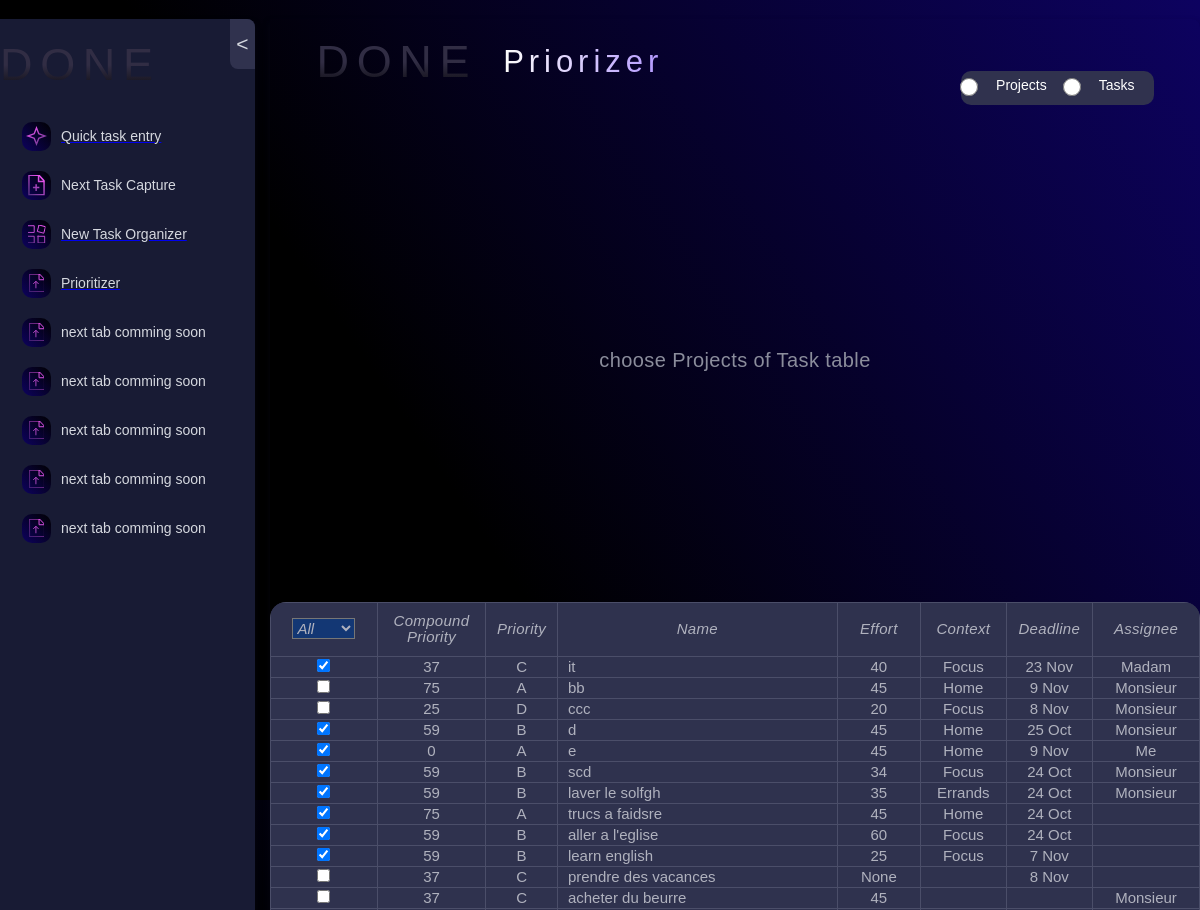
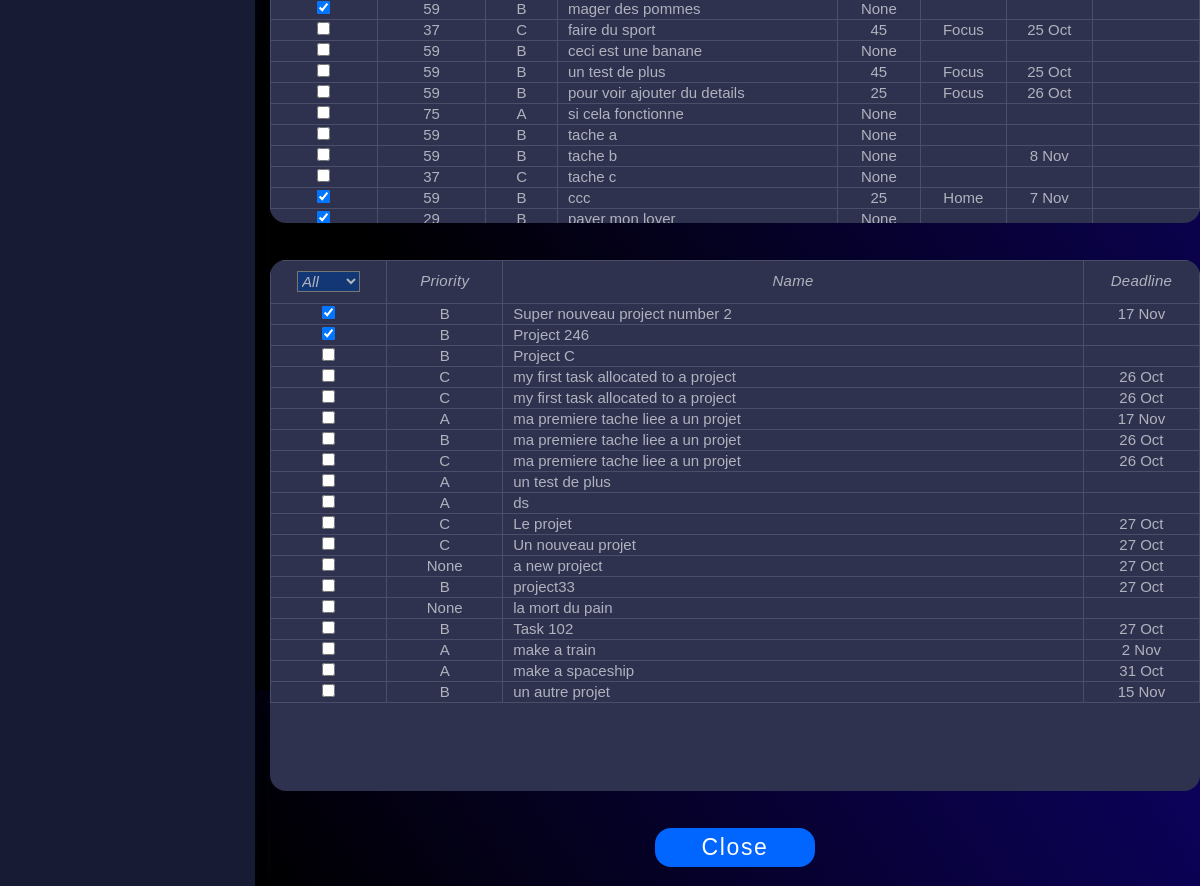
Page /prioritizer/ on the committed database (2 pictures, top to bottom).
### tasks/models.py (models this page shows, shortened)
class Tasks(models.Model):
    PRIORITIES = [
        ("A", "A"),
        ("B", "B"),
        ("C", "C"),
        ("D", "D"),
    ]
    STATUSES = [
        ("Co", "Completed"),
        ("Cn", "Cancelled"),
        ("De", "Delegated"),
        ("Ip", "In Process"),
        ("Ns", "Not Started"),
        ("Wa", "Wait for"),
    ]
    priority = models.CharField(max_length=1, choices=PRIORITIES, null=True, blank=True)
    status = models.CharField(max_length=2, choices=STATUSES, default='Ns')
    complete = models.BooleanField(default=False)
    name = models.CharField(max_length=200)
    deadline = models.DateField(null=True, blank=True)
    context = models.ForeignKey(Context, on_delete=models.CASCADE,null=True, blank=True)
    effort = models.IntegerField(null=True, blank=True)
    assignee = models.ForeignKey(Assignee, on_delete=models.CASCADE, null=True, blank=True)
    parent = models.ForeignKey(Projects, on_delete=models.CASCADE, null=True, blank=True)
    new_task = models.BooleanField(default=True)
    compound_priority = models.IntegerField(null=True, blank=True)

class Context(models.Model):
    name = models.CharField(max_length=20)

class Assignee(models.Model):
    name = models.CharField(max_length=20)

class Projects(models.Model):
    PRIORITIES = [
        ("A", "A"),
        ("B", "B"),
        ("C", "C"),
        ("D", "D"),
    ]
    STATUSES = [
        ("Co", "Completed"),
        ("Cn", "Cancelled"),
        ("De", "Delegated"),
        ("Ip", "In Process"),
        ("Ns", "Not Started"),
        ("Wa", "Wait for"),
    ]
    project_priority = models.CharField(max_length=1, choices=PRIORITIES, null=True, blank=True)
    project_status = models.CharField(max_length=2, choices=STATUSES)
    project_complete = models.BooleanField(default=False)
    project_name = models.CharField(max_length=200)
    project_deadline = models.DateField(null=True, blank=True)

### tasks/views.py (the view)
# urls.py: path('prioritizer/', views.Prioritizer, name="prioritizer"),
def Prioritizer(request):
    all_tasks=Tasks.objects.all()
    all_projects=Projects.objects.all()
    context_options = Context.objects.values_list('name', flat=True)
    context_options_list = list(context_options)
    assignee_options = Assignee.objects.values_list('name', flat=True)
    assignee_options_list = list(assignee_options)
    return render(request,
                "tasks/prioritizer.html",
                {'tasks':all_tasks,
                'projects':all_projects,
                'context_options_list':context_options_list,
                'assignee_options_list':assignee_options_list})

### tasks/templates/tasks/prioritizer.html (shortened to what this page needs)
{% extends 'base.html' %}
{% load static %}
{% block data-wf %}data-wf-page="653fc2444491a35371971509" data-wf-site="652482ea837db348b1939c93"{% endblock data-wf %}
{% load widget_tweaks %}
{% block content %}
  <div class="main-section">
    <div class="form-block-header w-form">
      <form id="wf-form-selector" name="wf-form-selector" data-name="selector" method="post" class="form-2" data-wf-page-id="653fc2444491a35371971509" data-wf-element-id="89f1164f-914e-c1bf-ad36-09a1e20dd3f5">
        <div class="nto-header-div medium">
          <div class="nto-hrd-div centered">
            <div class="nto-hdr">
              <div class="done-logo-small">DONE</div>
              <div class="hdr-2">Priorizer</div>
            </div>
          </div>
          <div class="nto-inpt-slct-div horizontal single-line">
            <label data-w-id="89f1164f-914e-c1bf-ad36-09a1e20dd40a" class="project-radio radio-btn-field w-radio">
              <input type="radio" id="project-radio" name="input-type" value="project" data-name="input type" class="w-form-formradioinput radio-btn w-radio-input">
              <span class="menu-txt w-form-label" for="project-2">Projects</span>
            </label>
            <label data-w-id="89f1164f-914e-c1bf-ad36-09a1e20dd40e" class="task-radio radio-btn-field w-radio">
              <input type="radio" id="task-radio" name="input-type" value="not actionable" data-name="input type" class="w-form-formradioinput radio-btn w-radio-input">
              <span class="radio-button-label w-form-label" for="not-actionable">Tasks</span>
            </label>
          </div>
        </div>
      </form>
    </div>
    <div data-w-id="0ad156d8-e1d7-1bb0-dce7-4d0941c0a634" class="hint-block">
      <div class="project-name">choose Projects of Task table</div>
    </div>
    <div data-w-id="e5de06c0-062f-37c2-782f-937d60c8eb3a" class="tbl-frame">
      <table class="task-table_component">
        <thead class="task-table_head">
          <tr class="task-table_row">
            <th class="tbl-hdr" data-sort="completion" style="width: 110px;">
              <div class="filter-dropdown">
                <select class="filter-select" id="task-completion-filter">
                    <option value="">All</option>
                </select>
              </div>
            </th>
            <th class="tbl-hdr" data-sort="compound" style="width: 110px;">Compound <br>Priority</th>
            <th class="tbl-hdr" data-sort="priority" style="width: 72px;">Priority</th>
            <th class="tbl-hdr" data-sort="name" style="width: 272px;">Name</th>
            <th class="tbl-hdr" data-sort="effort" style="width: 87px;">Effort</th>
            <th class="tbl-hdr" data-sort="context" style="width: 87px;">Context</th>
            <th class="tbl-hdr" data-sort="deadline" style="width: 87px;">Deadline</th>
            <th class="tbl-hdr" data-sort="assignee" style="width: 110px;">Assignee</th>
          </tr>
        </thead>
          {% for task in tasks %}
          <tr class="rendered-row">
              <td class="tbl-cell centered" data-id="{{ task.id }}" data-type="complete">
                {% if task.complete %}
                  <input type="checkbox" class="input-data form-control completion-checkbox" checked>
                {% else %}
                  <input type="checkbox" class="input-data form-control completion-checkbox">
                {% endif %}
              </td>
              <td class="tbl-cell centered" data-id="{{ task.id }}" data-type="compound">{{ task.compound_priority }}</td>
              <td class="priority tbl-cell centered" id="task-priority" data-id="{{ task.id }}" data-type="priority">{{ task.priority }}</td>
              <td class="editable tbl-cell" data-id="{{ task.id }}" data-type="name">{{ task.name }}</td>
              <td class="editable tbl-cell centered" data-id="{{ task.id }}" data-type="effort">{{ task.effort }}</td>
              <td class="context tbl-cell centered" data-id="{{ task.id }}" data-type="context">{{ task.context.name }}</td>
              <td class="editable tbl-cell centered" data-id="{{ task.id }}" data-type="deadline">{{ task.deadline|date:"j M" }}</td>
              <td class="assignee tbl-cell centered" data-id="{{ task.id }}" data-type="assignee">{{ task.assignee.name }}</td>
          </tr>
          {% endfor %}
      </table>
    </div>
    <div data-w-id="702bb6ac-73de-582a-b6b8-eae4ff24e7c1" class="tbl-frame">
      <table class="project-table_component">
        <thead class="task-table_head">
          <tr class="task-table_row">
            <th class="tbl-hdr" data-sort="completion" style="width: 100px;">
              <div class="filter-dropdown">
                <select class="filter-select" id="project-completion-filter">
                  <option value="">All</option>
                </select>
              </div>
            </th>
            <th class="tbl-hdr " data-sort="priority" style="width: 100px;">Priority</th>
            <th class="tbl-hdr" data-sort="name" style="width: 500px;">Name</th>
            <th class="tbl-hdr" data-sort="deadline" style="width: 100px;">Deadline</th>
          </tr>
        </thead>
        <tbody class="task-table_body">
          {% for project in projects %}
          <tr class="rendered-row">
              <td class="tbl-cell centered" data-id="{{ project.id }}" data-type="complete">
                {% if project.project_complete %}
                  <input type="checkbox" class="input-data form-control completion-checkbox" checked>
                {% else %}
                  <input type="checkbox" class="input-data form-control completion-checkbox">
                {% endif %}
              </td>
              <td class="priority tbl-cell centered" data-id="{{ project.id }}" data-type="priority">{{ project.project_priority }}</td>
              <td class="editable tbl-cell" data-id="{{ project.id }}" data-type="name">{{ project.project_name }}</td>
              <td class="editable tbl-cell centered" data-id="{{ project.id }}" data-type="deadline">{{ project.project_deadline|date:"j M" }}</td>
          </tr>
          {% endfor %}
        </tbody>
      </table>
    </div>
    <div class="frame-427318914">
      <div class="frame-427318912">
        <div class="text-7">Close</div>
      </div>
    </div>
  </div>
  {% endblock content %}

### tasks/static/tasks/webflow.css (style rules this page uses)
* { -webkit-box-sizing: border-box; -moz-box-sizing: border-box; box-sizing: border-box; }
html { height: 100%; }
body { margin: 0; min-height: 100%; background-color: #fff; font-family: Arial, sans-serif; font-size: 14px; line-height: 20px; color: #333; }
.w-form { margin: 0 0 15px; }
label { display: block; margin-bottom: 5px; font-weight: bold; }
.w-form-label { display: inline-block; cursor: pointer; font-weight: normal; margin-bottom: 0px; }
.w-radio { display: block; margin-bottom: 5px; padding-left: 20px; }
.w-radio:before, .w-radio:after { content: " "; display: table; grid-column-start: 1; grid-row-start: 1; grid-column-end: 2; grid-row-end: 2; }
.w-radio:after { clear: both; }
.w-radio-input { margin: 4px 0 0; line-height: normal; float: left; margin-left: -20px; }
.w-radio-input { margin-top: 3px; }

### rows in the picture
Tasks: compound_priority "37", priority "C", name "it", effort "40", context.name "Focus", deadline "23 Nov", assignee.name "Madam"
Tasks: compound_priority "75", priority "A", name "bb", effort "45", context.name "Home", deadline "9 Nov", assignee.name "Monsieur"
Tasks: compound_priority "25", priority "D", name "ccc", effort "20", context.name "Focus", deadline "8 Nov", assignee.name "Monsieur"
Tasks: compound_priority "59", priority "B", name "d", effort "45", context.name "Home", deadline "25 Oct", assignee.name "Monsieur"
Tasks: compound_priority "0", priority "A", name "e", effort "45", context.name "Home", deadline "9 Nov", assignee.name "Me"
Tasks: compound_priority "59", priority "B", name "scd", effort "34", context.name "Focus", deadline "24 Oct", assignee.name "Monsieur"
Tasks: compound_priority "59", priority "B", name "laver le solfgh", effort "35", context.name "Errands", deadline "24 Oct", assignee.name "Monsieur"
Tasks: compound_priority "75", priority "A", name "trucs a faidsre", effort "45", context.name "Home", deadline "24 Oct"
Tasks: compound_priority "59", priority "B", name "aller a l'eglise", effort "60", context.name "Focus", deadline "24 Oct"
Tasks: compound_priority "59", priority "B", name "learn english", effort "25", context.name "Focus", deadline "7 Nov"
Tasks: compound_priority "37", priority "C", name "prendre des vacances", effort "None", deadline "8 Nov"
Tasks: compound_priority "37", priority "C", name "acheter du beurre", effort "45", assignee.name "Monsieur"
Tasks: compound_priority "59", priority "B", name "mager des pommes", effort "None"
Tasks: compound_priority "37", priority "C", name "faire du sport", effort "45", context.name "Focus", deadline "25 Oct"
Tasks: compound_priority "59", priority "B", name "ceci est une banane", effort "None"
Tasks: compound_priority "59", priority "B", name "un test de plus", effort "45", context.name "Focus", deadline "25 Oct"
Tasks: compound_priority "59", priority "B", name "pour voir ajouter du details", effort "25", context.name "Focus", deadline "26 Oct"
Tasks: compound_priority "75", priority "A", name "si cela fonctionne", effort "None"
Tasks: compound_priority "59", priority "B", name "tache a", effort "None"
Tasks: compound_priority "59", priority "B", name "tache b", effort "None", deadline "8 Nov"
Tasks: compound_priority "37", priority "C", name "tache c", effort "None"
Tasks: compound_priority "59", priority "B", name "ccc", effort "25", context.name "Home", deadline "7 Nov"
Tasks: compound_priority "29", priority "B", name "payer mon loyer", effort "None"
Projects: project_priority "B", project_name "Super nouveau project number 2", project_deadline "17 Nov"
Projects: project_priority "B", project_name "Project 246"
Projects: project_priority "B", project_name "Project C"
Projects: project_priority "C", project_name "my first task allocated to a project", project_deadline "26 Oct"
Projects: project_priority "C", project_name "my first task allocated to a project", project_deadline "26 Oct"
Projects: project_priority "A", project_name "ma premiere tache liee a un projet", project_deadline "17 Nov"
Projects: project_priority "B", project_name "ma premiere tache liee a un projet", project_deadline "26 Oct"
Projects: project_priority "C", project_name "ma premiere tache liee a un projet", project_deadline "26 Oct"
Projects: project_priority "A", project_name "un test de plus"
Projects: project_priority "A", project_name "ds"
Projects: project_priority "C", project_name "Le projet", project_deadline "27 Oct"
Projects: project_priority "C", project_name "Un nouveau projet", project_deadline "27 Oct"
Projects: project_priority "None", project_name "a new project", project_deadline "27 Oct"
Projects: project_priority "B", project_name "project33", project_deadline "27 Oct"
Projects: project_priority "None", project_name "la mort du pain"
Projects: project_priority "B", project_name "Task 102", project_deadline "27 Oct"
Projects: project_priority "A", project_name "make a train", project_deadline "2 Nov"
Projects: project_priority "A", project_name "make a spaceship", project_deadline "31 Oct"
Projects: project_priority "B", project_name "un autre projet", project_deadline "15 Nov"
